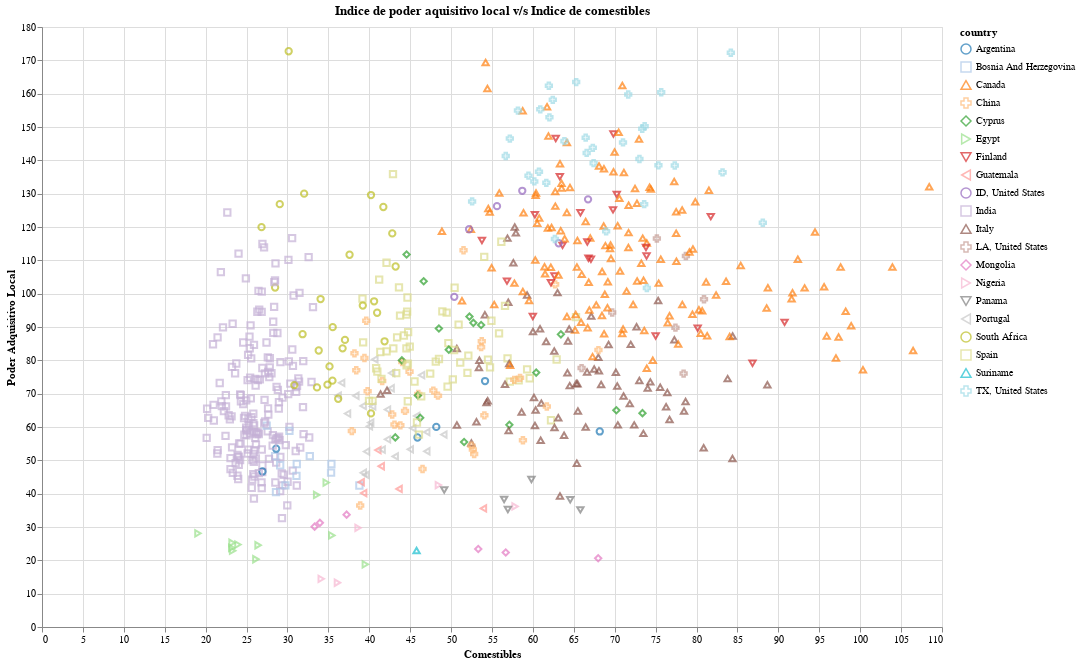

Notebook code for this chart:
### Code cell
alt.Chart(life_cost[lambda df: df['country'].isin(my_countries)]).mark_point(size=40).encode(
    x=alt.X('groceries_index:Q',title='Comestibles'),
    y=alt.Y('local_purchasing_power_index:Q',title='Poder Adquisitivo Local'),
    color=alt.Color('country:N', scale=alt.Scale(scheme='category20')),
    tooltip=[alt.Tooltip('country:O',title='País'),
             alt.Tooltip('city:O',title='ciudad'),
             alt.Tooltip('groceries_index:Q', title='Comestibles'),
             alt.Tooltip('local_purchasing_power_index:Q',title='Poder adquisitivo local')],
    shape='country'#con esto podremos diferenciar facilmente los países 
).properties(
    height=600,
    width=900,
    title=alt.TitleParams(text='Indice de poder aquisitivo local v/s Indice de comestibles')
).interactive()

### Figure 1 — Vega-Lite specification as saved in the notebook (floating-point values rounded to 4 significant figures; data arrays with more than 128 entries replaced by an {"elided": "..."} marker saying what was removed)
{"config": {"background": "white", "view": {"continuousWidth": 400, "continuousHeight": 300}}, "data": {"name": "data-3b091357d557e7a5fcfc763d0fe75c72"}, "mark": {"type": "point", "size": 40}, "encoding": {"color": {"type": "nominal", "field": "country", "scale": {"scheme": "category20"}}, "shape": {"type": "nominal", "field": "country"}, "tooltip": [{"type": "ordinal", "field": "country", "title": "País"}, {"type": "ordinal", "field": "city", "title": "ciudad"}, {"type": "quantitative", "field": "groceries_index", "title": "Comestibles"}, {"type": "quantitative", "field": "local_purchasing_power_index", "title": "Poder adquisitivo local"}], "x": {"type": "quantitative", "field": "groceries_index", "title": "Comestibles"}, "y": {"type": "quantitative", "field": "local_purchasing_power_index", "title": "Poder Adquisitivo Local"}}, "height": 600, "selection": {"selector029": {"type": "interval", "bind": "scales", "encodings": ["x", "y"]}}, "title": {"text": "Indice de poder aquisitivo local v/s Indice de comestibles"}, "width": 900, "$schema": "https://vega.github.io/schema/vega-lite/v4.0.0.json", "datasets": {"data-3b091357d557e7a5fcfc763d0fe75c72": {"elided": "675 records"}}}
